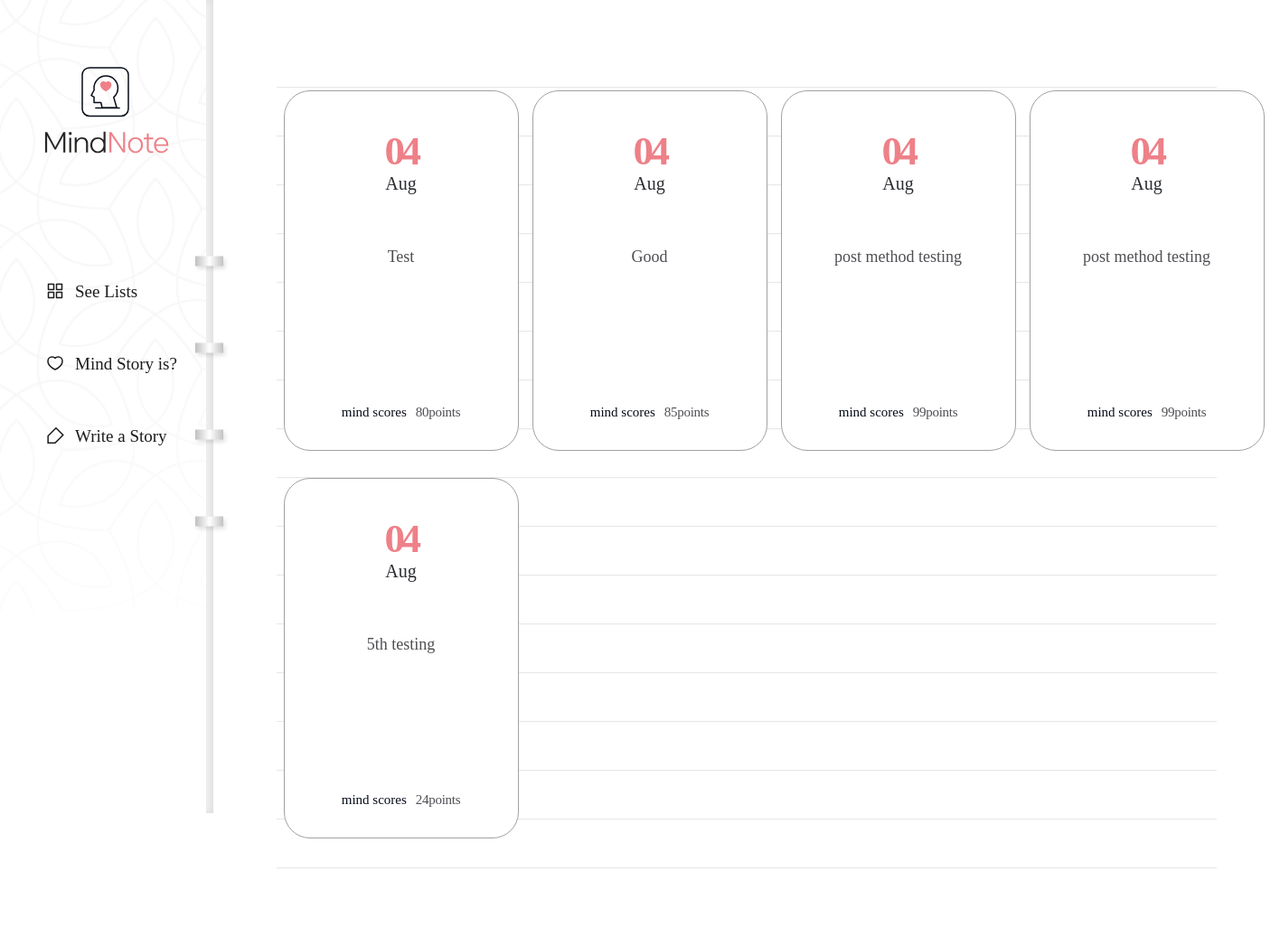
The app's page /diary/, older data.
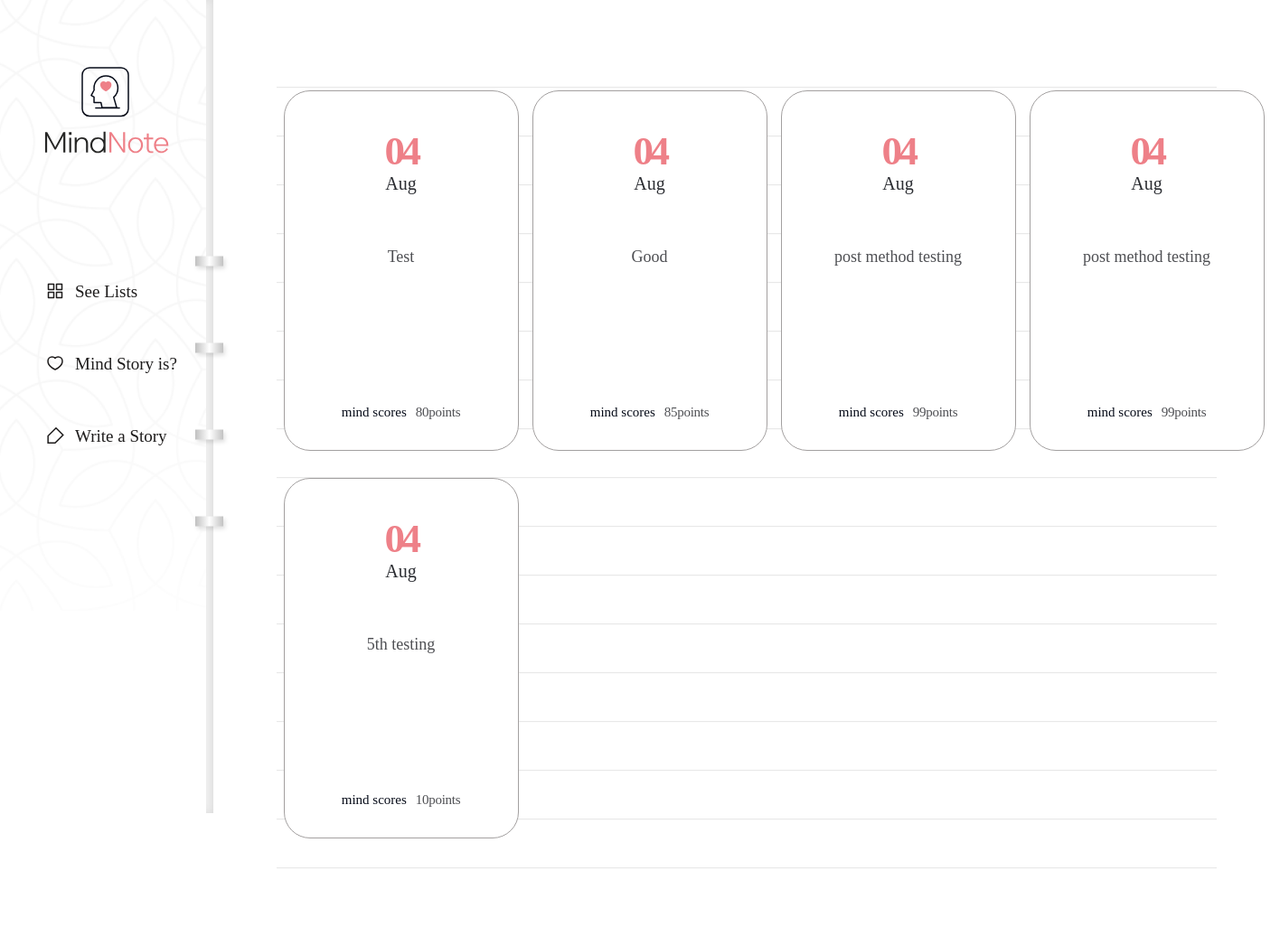
The same page, newer data.
### diary/models.py (models this page shows, shortened)
class Page(models.Model):
    title = models.CharField(max_length=100, validators=[validate_no_hash])
    content = models.TextField(validators=[validate_no_hash])
    feeling = models.CharField(max_length=80, validators=[validate_no_hash, validate_no_numbers])
    score = models.IntegerField(validators=[validate_score])
    dt_created = models.DateField()

### diary/views.py (the view)
# urls.py: path('diary/', views.page_list, name='page-list'),
def page_list(request):
    object_list = Page.objects.all()
    return render(request, 'diary/page_list.html', {'object_list': object_list})

### diary/templates/diary/page_list.html
{% extends './base.html' %}
{% block content %}
<div class="wrap-note">
    <div class="note">
        <div class="note-list">
            <ul>
                {% for obj in object_list %}
                <li>
                    <a href="{% url 'page-detail' obj.id %}">
                        <div class="date">
                            <span>{{obj.dt_created|date:"d"}}</span>
                            <p>{{obj.dt_created|date:"M"}}</p>
                        </div>
                        <h2>{{obj.title}}</h2>
                        <div class="score">
                            <p>mind scores</p>
                            <span>{{obj.score}}points</span>
                        </div>
                    </a>
                </li>
                {% endfor %}
            </ul>
        </div>
    </div>
</div>
{% endblock content %}

Row changes from the older to the newer data that the page shows:
changed Page "5th testing": score "24" → "10"
